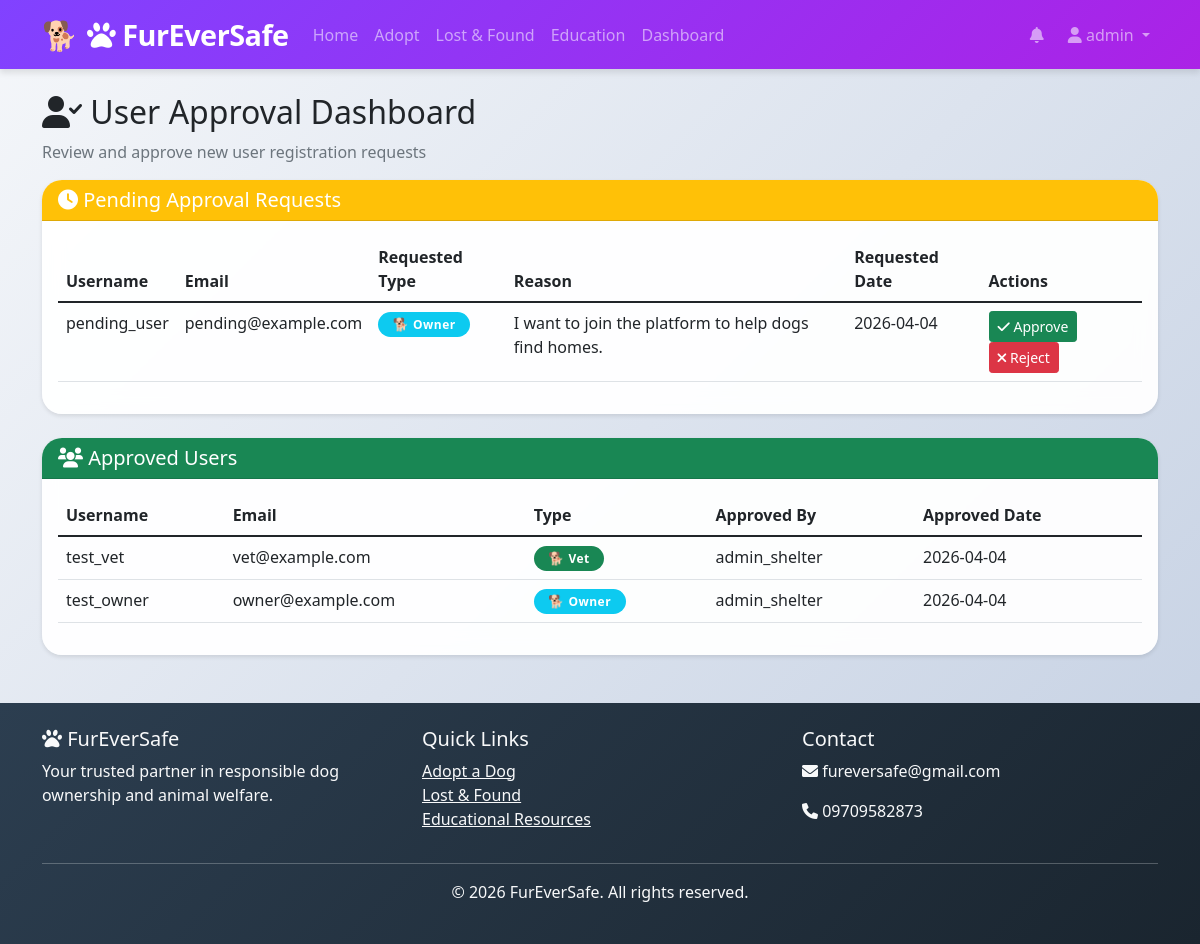
The app's page /approval-dashboard (signed in) with its own data.
### models.py (models this page shows, shortened)
class User(UserMixin, db.Model):
    id = db.Column(db.Integer, primary_key=True)
    username = db.Column(db.String(80), unique=True, nullable=False)
    email = db.Column(db.String(120), unique=True, nullable=False)
    password_hash = db.Column(db.String(200), nullable=False)
    user_type = db.Column(db.String(50), default='owner')  # owner, shelter, vet
    is_approved = db.Column(db.Boolean, default=False)  # New field for approval
    approved_by = db.Column(db.Integer, db.ForeignKey('user.id'), nullable=True)  # Who approved
    approved_at = db.Column(db.DateTime, nullable=True)
    created_at = db.Column(db.DateTime, default=datetime.utcnow)
    dogs = db.relationship('Dog', backref='owner', lazy=True)
    adoption_applications = db.relationship('AdoptionApplication', backref='applicant', lazy=True)
    lost_found_reports = db.relationship('LostFound', backref='reporter', lazy=True)
    approved_by_user = db.relationship('User', remote_side=[id], backref='approved_users')

class ApprovalRequest(db.Model):
    id = db.Column(db.Integer, primary_key=True)
    user_id = db.Column(db.Integer, db.ForeignKey('user.id'), nullable=False)
    requested_by = db.Column(db.Integer, db.ForeignKey('user.id'), nullable=False)
    status = db.Column(db.String(50), default='pending')  # pending, approved, rejected
    user_type_requested = db.Column(db.String(50))  # owner, vet
    reason = db.Column(db.Text)
    reviewed_by = db.Column(db.Integer, db.ForeignKey('user.id'), nullable=True)
    reviewed_at = db.Column(db.DateTime, nullable=True)
    created_at = db.Column(db.DateTime, default=datetime.utcnow)
    user = db.relationship('User', foreign_keys=[user_id], backref='approval_requests')
    requester = db.relationship('User', foreign_keys=[requested_by], backref='sent_approvals')
    reviewer = db.relationship('User', foreign_keys=[reviewed_by], backref='reviewed_approvals')

### app.py (the view)
@app.route('/approval-dashboard')
@login_required
def approval_dashboard():
    if current_user.user_type != 'shelter':
        flash('Access denied.', 'danger')
        return redirect(url_for('dashboard'))
    pending_requests = ApprovalRequest.query.filter_by(status='pending').all()
    approved_users = User.query.filter(User.is_approved == True, User.user_type.in_(['owner', 'vet'])).all()
    return render_template('shelter/approval_dashboard.html',
                         pending_requests=pending_requests,
                         approved_users=approved_users)

### app.py (called while the page is built)
@login_manager.user_loader
def load_user(user_id):
    return db.session.get(User, int(user_id))

### templates/shelter/approval_dashboard.html (shortened to what this page needs)
{% extends "base.html" %}
{% block content %}
<div class="container mt-4">
    <h2><i class="fas fa-user-check"></i> User Approval Dashboard</h2>
    <p class="text-muted">Review and approve new user registration requests</p>
    <div class="card mb-4">
        <div class="card-header bg-warning text-white">
            <h5 class="mb-0"><i class="fas fa-clock"></i> Pending Approval Requests</h5>
        </div>
        <div class="card-body">
            {% if pending_requests %}
                <div class="table-responsive">
                    <table class="table table-hover">
                        <thead>
                            <tr>
                                <th>Username</th>
                                <th>Email</th>
                                <th>Requested Type</th>
                                <th>Reason</th>
                                <th>Requested Date</th>
                                <th>Actions</th>
                            </tr>
                        </thead>
                        <tbody>
                            {% for req in pending_requests %}
                            <tr id="request-row-{{ req.id }}">
                                <td>{{ req.user.username }}</td>
                                <td>{{ req.user.email }}</td>
                                <td>
                                    <span class="badge bg-{{ 'info' if req.user_type_requested == 'owner' else 'success' }}">
                                        {{ req.user_type_requested|capitalize }}
                                    </span>
                                </td>
                                <td>{{ req.reason[:100] }}{% if req.reason|length > 100 %}...{% endif %}</td>
                                <td>{{ req.created_at.strftime('%Y-%m-%d') }}</td>
                                <td>
                                    <button class="btn btn-sm btn-success" onclick="showApproveModal({{ req.id }}, '{{ req.user.username }}', '{{ req.user.email }}', '{{ req.user_type_requested }}', `{{ req.reason }}`)">
                                        <i class="fas fa-check"></i> Approve
                                    </button>
                                    <button class="btn btn-sm btn-danger" onclick="showRejectModal({{ req.id }}, '{{ req.user.username }}')">
                                        <i class="fas fa-times"></i> Reject
                                    </button>
                                </td>
                            </tr>
                            {% endfor %}
                        </tbody>
                    </table>
                </div>
            {% else %}
                <div class="text-center py-4">
                    <i class="fas fa-check-circle fa-3x text-success mb-3"></i>
                    <h6>No pending approval requests</h6>
                    <p class="text-muted">All user requests have been processed.</p>
                </div>
            {% endif %}
        </div>
    </div>
    <div class="card">
        <div class="card-header bg-success text-white">
            <h5 class="mb-0"><i class="fas fa-users"></i> Approved Users</h5>
        </div>
        <div class="card-body">
            {% if approved_users %}
                <div class="table-responsive">
                    <table class="table table-hover">
                        <thead>
                            <tr>
                                <th>Username</th>
                                <th>Email</th>
                                <th>Type</th>
                                <th>Approved By</th>
                                <th>Approved Date</th>
                            </tr>
                        </thead>
                        <tbody>
                            {% for user in approved_users %}
                            <tr>
                                <td>{{ user.username }}</td>
                                <td>{{ user.email }}</td>
                                <td>
                                    <span class="badge bg-{{ 'info' if user.user_type == 'owner' else 'success' }}">
                                        {{ user.user_type|capitalize }}
                                    </span>
                                </td>
                                <td>{{ user.approved_by_user.username if user.approved_by_user else 'N/A' }}</td>
                                <td>{{ user.approved_at.strftime('%Y-%m-%d') if user.approved_at else 'N/A' }}</td>
                            </tr>
                            {% endfor %}
                        </tbody>
                    </table>
                </div>
            {% else %}
                <div class="text-center py-4">
                    <i class="fas fa-user-plus fa-3x text-muted mb-3"></i>
                    <h6>No approved users yet</h6>
                    <p class="text-muted">Approve users to grant them access to the system.</p>
                </div>
            {% endif %}
        </div>
    </div>
</div>
{% endblock %}

### templates/base.html (shortened to what this page needs)
<!DOCTYPE html>
<html lang="en">
<head>
    <link href="https://cdn.jsdelivr.net/npm/bootstrap@5.1.3/dist/css/bootstrap.min.css" rel="stylesheet">
    <link rel="stylesheet" href="https://cdnjs.cloudflare.com/ajax/libs/font-awesome/6.0.0/css/all.min.css">
    <link rel="stylesheet" href="{{ url_for('static', filename='css/style.css') }}">
</head>
<body>
    <nav class="navbar navbar-expand-lg navbar-dark bg-primary">
        <div class="container">
            <a class="navbar-brand" href="{{ url_for('index') }}">
                <i class="fas fa-paw"></i> FurEverSafe
            </a>
            <div class="collapse navbar-collapse" id="navbarNav">
                <ul class="navbar-nav me-auto">
                    <li class="nav-item">
                        <a class="nav-link" href="{{ url_for('index') }}">Home</a>
                    </li>
                    <li class="nav-item">
                        <a class="nav-link" href="{{ url_for('adoption_listings') }}">Adopt</a>
                    </li>
                    <li class="nav-item">
                        <a class="nav-link" href="{{ url_for('lost_found_reports') }}">Lost & Found</a>
                    </li>
                    <li class="nav-item">
                        <a class="nav-link" href="{{ url_for('education_resources') }}">Education</a>
                    </li>
                    {% if current_user.is_authenticated %}
                    <li class="nav-item">
                        <a class="nav-link" href="{{ url_for('dashboard') }}">Dashboard</a>
                    </li>
                    {% endif %}
                </ul>
                <ul class="navbar-nav">
                    {% if current_user.is_authenticated %}
                    <li class="nav-item dropdown me-2">
                        <a class="nav-link position-relative" href="#" role="button" data-bs-toggle="dropdown" id="notificationBell">
                            <i class="fas fa-bell"></i>
                        </a>
                    </li>
                    <li class="nav-item dropdown">
                        <a class="nav-link dropdown-toggle" href="#" id="userDropdown" role="button" data-bs-toggle="dropdown">
                            <i class="fas fa-user"></i> {{ current_user.username }}
                        </a>
                    </li>
                    {% endif %}
                </ul>
            </div>
        </div>
    </nav>
    <main>
        {% block content %}{% endblock %}
    </main>
    <footer class="bg-dark text-light mt-5 py-4">
        <div class="container">
            <div class="row">
                <div class="col-md-4">
                    <h5><i class="fas fa-paw"></i> FurEverSafe</h5>
                    <p>Your trusted partner in responsible dog ownership and animal welfare.</p>
                </div>
                <div class="col-md-4">
                    <h5>Quick Links</h5>
                    <ul class="list-unstyled">
                        <li><a href="{{ url_for('adoption_listings') }}" class="text-light">Adopt a Dog</a></li>
                        <li><a href="{{ url_for('lost_found_reports') }}" class="text-light">Lost & Found</a></li>
                        <li><a href="{{ url_for('education_resources') }}" class="text-light">Educational Resources</a></li>
                    </ul>
                </div>
                <div class="col-md-4">
                    <h5>Contact</h5>
                    <p><i class="fas fa-envelope"></i> fureversafe@gmail.com</p>
                    <p><i class="fas fa-phone"></i> 09709582873</p>
                </div>
            </div>
            <hr>
            <div class="text-center">
                <p>&copy; 2026 FurEverSafe. All rights reserved.</p>
            </div>
        </div>
    </footer>
</body>
</html>

### static/css/style.css (style rules this page uses)
:root { --primary-color: #8142ff; --primary-dark: #ab22e6; --primary-light: #FFB366; --secondary-color: #4A90E2; --success-color: #2ECC71; --danger-color: #E74C3C; --warning-color: #F39C12; --info-color: #3498DB; --dark-color: #2C3E50; --light-color: #ECF0F1; --gray-color: #95A5A6; --shadow-sm: 0 2px 4px rgba(0,0,0,0.1); --shadow-md: 0 4px 6px rgba(0,0,0,0.1); --shadow-lg: 0 10px 15px rgba(0,0,0,0.1); --shadow-xl: 0 20px 25px -5px rgba(0,0,0,0.1); }
* { margin: 0; padding: 0; box-sizing: border-box; }
body { font-family: 'Poppins', 'Segoe UI', Tahoma, Geneva, Verdana, sans-serif; background: linear-gradient(135deg, #f5f7fa 0%, #c3cfe2 100%); min-height: 100vh; display: flex; flex-direction: column; position: relative; }
.card { background: rgba(255, 255, 255, 0.95); backdrop-filter: blur(10px); border: none; border-radius: 20px; transition: all 0.3s cubic-bezier(0.4, 0, 0.2, 1); box-shadow: var(--shadow-sm); overflow: hidden; position: relative; }
.badge { padding: 0.5em 1.2em; font-size: 0.75rem; font-weight: 600; border-radius: 50px; letter-spacing: 0.5px; transition: all 0.3s ease; }
.badge::before { content: '🐕 '; font-size: 0.8rem; }
.navbar { background: linear-gradient(135deg, var(--primary-color), var(--primary-dark)) !important; box-shadow: var(--shadow-md); position: relative; z-index: 1000; }
.navbar-brand { font-size: 1.8rem; font-weight: 800; letter-spacing: -0.5px; position: relative; padding-left: 45px; }
.navbar-brand::before { content: '🐕'; position: absolute; left: 0; top: 50%; transform: translateY(-50%); font-size: 1.8rem; }
footer { margin-top: auto; background: linear-gradient(135deg, var(--dark-color), #1a252f); position: relative; overflow: hidden; }
footer::before { content: ''; position: absolute; bottom: 0; left: 0; right: 0; height: 100px; background: url('https://cdn.pixabay.com/photo/2013/07/13/12/07/dog-159379_640.png'); background-repeat: repeat-x; background-size: contain; opacity: 0.05; pointer-events: none; }
html { scroll-behavior: smooth; }

### records on screen
User: username "admin"
ApprovalRequest: user.username "pending_user", user.email "pending@example.com", user_type_requested "Owner", reason "I want to join the platform to help dogs find homes.", created_at "2026-04-04"
User: username "test_vet", email "vet@example.com", user_type "Vet", approved_by_user "admin_shelter", approved_at "2026-04-04"
User: username "test_owner", email "owner@example.com", user_type "Owner", approved_by_user "admin_shelter", approved_at "2026-04-04"
